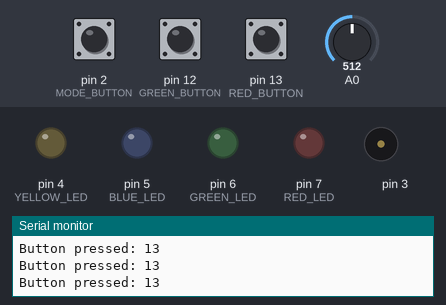
The sketch below on a simulated Arduino Uno, built with avr-gcc and run on an emulated ATmega328P. Parts: output pins drawn as LEDs (lit = HIGH), buzzer (waves = sounding), the last lines printed to the serial monitor. Dashed ring = blinking. Inputs (shaded band) come from the test bench; at power-on: pin 2 (MODE_BUTTON) HIGH, pin 13 (RED_BUTTON) LOW, pin 12 (GREEN_BUTTON) LOW, A0 = 512. Random numbers use the default seed unless the sketch sets one.

Above: at 1.3 s.
1.4 s: pin 2 (MODE_BUTTON) pulled LOW for 1 s
At 4.3 s:
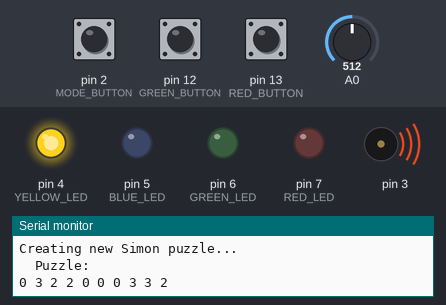
4.4 s: pin 2 (MODE_BUTTON) pulled LOW for 3.2 s
9.1 s: pin 2 (MODE_BUTTON) pulsed LOW 5 times (0.12 s each, 0.3 s apart)
At 10.08 s:
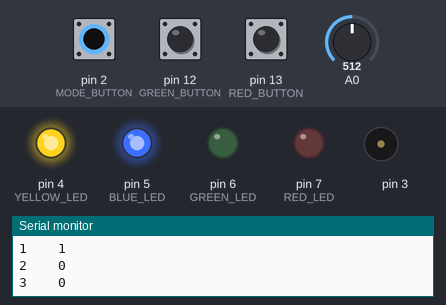
13.6 s: pin 13 (RED_BUTTON) pulled HIGH for 0.3 s
At 14.21 s:
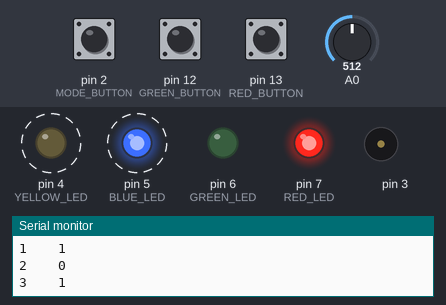
16.9 s: pin 2 (MODE_BUTTON) pulled LOW for 0.3 s
At 22.9 s:
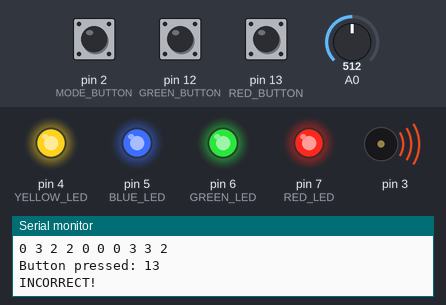
Timing chart, 0 to 23.9 s (numbered marks = the images above; inputs shaded):
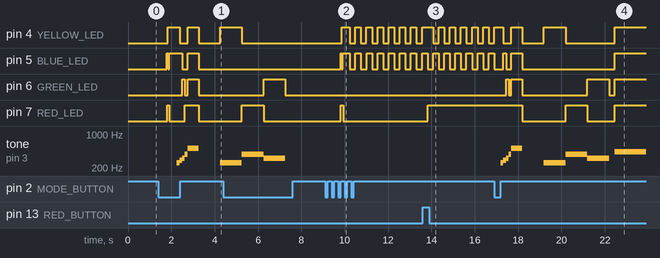

The sketch:

activity_board.ino
```cpp
/**
 * HANK'S ACTIVITY BOARD
 *
 * Sketch for the arduino portion of Hank's activity board. The
 * following are some ideas that this can implement:
 *
 * -> Play music when a button is pressed
 * -> Play Simon when a button is pressed
 * -> Logic game to turn on all the LEDs
 * -> Press a button to play a note
 */
#include "Buzzer.h"
#include "Simon.h"
#include "header.h"
#include "LogicPuzzle.h"

// Macros
#define button_pressed(BUTTON) digitalRead(BUTTON) == LOW

// Some member variables
int mode = 0; // the current mode of the board
Buzzer buzzer(BUZZER);
Simon simon(buzzer);
LogicPuzzle logicPuzzle(0);

// Function declarations
int buttonPressed();

void setup() {
  Serial.begin(9600); // For debugging

  // Let's setup the buttons
  pinMode(RED_BUTTON, INPUT);
  pinMode(GREEN_BUTTON, INPUT);
  pinMode(BLUE_BUTTON, INPUT);
  pinMode(YELLOW_BUTTON, INPUT);
  pinMode(MODE_BUTTON, INPUT);

  // Setup all the LEDs
  pinMode(RED_LED, OUTPUT);
  pinMode(GREEN_LED, OUTPUT);
  pinMode(BLUE_LED, OUTPUT);
  pinMode(YELLOW_LED, OUTPUT);
}

void loop() {
  int button = buttonPressed();

  if(button >= 0){
    Serial.print("Button pressed: ");
    Serial.println(button);

    // MODE_BUTTON was pressed
    if(button == MODE_BUTTON){
      mode = (mode + 1) % TOTAL_MODES;

      Serial.print("Current mode is ");
      Serial.println(mode);

      if(mode == MODE_SIMON){
        Serial.println("Creating new Simon puzzle...");
        simon.newPuzzle();
        simon.showStartup(buzzer);
        delay(1000);
        simon.showCurrentPuzzle(buzzer);
      } else if (mode == MODE_LOGIC){
        Serial.println("Creating new Logic puzzle...");
        logicPuzzle.newLogicPuzzle(3);
      }
    }

    // Colored button was pressed
    else {
      // It was a colored button
      switch(mode){
      case MODE_MUSIC:
        break;
      case MODE_INSTRUMENT:
        break;
      case MODE_LOGIC:
        logicPuzzle.submitButton(button);

        if(logicPuzzle.solved()){
          static char pitches[6] = {'c', 'd', 'e', 'c', 'g', 'c'};
          for(int i = 0; i < 6; i++)
            buzzer.play(pitches[i], 4, Buzzer::EIGHTH);
        }
        break;
      case MODE_SIMON:
        int result;
        result = simon.submitButton(button, buzzer);

        if(result == 1)
          simon.showCurrentPuzzle(buzzer);
        else if (result == -1){
          simon.newPuzzle();
          simon.showCurrentPuzzle(buzzer);
        }
        break;
      }
    }

    delay(250); // Simple delay for now - we will try out interrupts later
  }
}

////////// VARIOUS FUNCTIONS ////////////

/* Returns the button that is currently pressed, or -1 if none is pressed. */
int buttonPressed(){
  if(digitalRead(MODE_BUTTON) ==  LOW)
    return MODE_BUTTON;
  if(digitalRead(RED_BUTTON) ==  LOW)
    return RED_BUTTON;
  if(digitalRead(GREEN_BUTTON) ==  LOW)
    return GREEN_BUTTON;
  if(digitalRead(BLUE_BUTTON) ==  LOW)
    return BLUE_BUTTON;
  if(digitalRead(YELLOW_BUTTON) ==  LOW)
    return YELLOW_BUTTON;

  return -1;
}
```

Buzzer.cpp
```cpp
#include "Buzzer.h"
#include "Arduino.h"

Buzzer::Buzzer(int _pin){
  pinMode(outputPin, OUTPUT);
  outputPin = _pin;
  quarterNoteLength = 500;
}

void Buzzer::play(char pitch, int octave, int noteLength){
  int freq = getPitch(pitch, octave);
  int lengthOfNote = getLengthInMillis(noteLength);
  tone(outputPin, freq, lengthOfNote);
  delay(lengthOfNote);
}

void Buzzer::setTempo(int bpm){
  quarterNoteLength = 3 * bpm / 50;
}

// TODO: black keys?
int Buzzer::getPitch(char pitch, int octave){
  int freq;

  switch(pitch){
  case 'c':
    freq = 16;
    break;
  case 'd':
    freq = 18;
    break;
  case 'e':
    freq = 20;
    break;
  case 'f':
    freq = 21;
    break;
  case 'g':
    freq = 24;
    break;
  case 'a':
    freq = 27;
    break;
  case 'b':
    freq = 31;
    break;
  }

  while(octave-- != 0){
    freq *= 2;
  }

  return freq;
}

// TODO: Dotted half? Tied notes? How do?
int Buzzer::getLengthInMillis(int noteLength){
  switch(noteLength){
  case Buzzer::THIRTY_SECOND:
    return quarterNoteLength / 8;
  case Buzzer::SIXTEENTH:
    return quarterNoteLength / 4;
  case Buzzer::EIGHTH:
    return quarterNoteLength / 2;
  case Buzzer::QUARTER:
    return quarterNoteLength;
  case Buzzer::HALF:
    return quarterNoteLength * 2;
  case Buzzer::WHOLE:
    return quarterNoteLength * 4;
  }
}
```

Buzzer.h
```cpp
/**
 * buzzer.h
 * Created by Andre LaFleur, 19 June 2017
 *
 * Simple buzzer library to help me play music
 * using the piezzo buzzer.
 */
#ifndef Buzzer_h
#define Buzzer_h

class Buzzer
{
 public:
  static const int THIRTY_SECOND = 0;
  static const int SIXTEENTH = 1;
  static const int EIGHTH = 2;
  static const int QUARTER = 3;
  static const int HALF = 4;
  static const int WHOLE = 5;

  Buzzer(int _pin);
  void play(char pitch, int octave, int noteLength);
  void setTempo(int bpm);
 private:
  int outputPin; // What output pin the buzzer will be using
  int quarterNoteLength; // How long a quarter note should be in millis
  int getPitch(char pitch, int octave);
  int getLengthInMillis(int noteLength);
};
#endif
```

LogicPuzzle.cpp
```cpp
#include "LogicPuzzle.h"
#include "Arduino.h"
#include "header.h"

LogicPuzzle::LogicPuzzle(int j){}

void LogicPuzzle::newLogicPuzzle(int turnsAway){
  for(int i = 0; i < 4; i++)
    currentState[i] = HIGH;

  randomSeed(analogRead(0));

  int last = -1;
  for(int i = 0; i < turnsAway; i++){
    int button = -1;
    while(button == last)
      button = BUTTON_FROM_COLOR(random(4));

    static char buf[20];
    sprintf(buf, "Pressing button %i", button);
    submitButton(button);
  }

  showCurrentState();
}

bool LogicPuzzle::solved(){
  bool val = true;

  for(int i = 0; i < 4 ; i++)
    val = val && currentState[i];

  return val;
}

void LogicPuzzle::submitButton(int button){
  int color = COLOR_FROM_BUTTON(button);
  switch(color){
  case RED:
    LogicPuzzle::toggle(YELLOW);
    LogicPuzzle::toggle(BLUE);
    break;
  case YELLOW:
    LogicPuzzle::toggle(YELLOW);
    LogicPuzzle::toggle(GREEN);
    break;
  case GREEN:
    LogicPuzzle::toggle(BLUE);
    LogicPuzzle::toggle(RED);
    break;
  case BLUE:
    LogicPuzzle::toggle(RED);
    LogicPuzzle::toggle(GREEN);
    break;
  }

  showCurrentState();
}

void LogicPuzzle::toggle(int which){
  currentState[which] = !currentState[which];
}

void LogicPuzzle::showCurrentState(){
  Serial.println("*** CURRENT STATE ***");
  for(int i = 0; i < 4; i++){
    static char buf[6];
    sprintf(buf, "%i \t %i", i, currentState[i]);
    Serial.println(buf);
    digitalWrite(LED_FROM_COLOR(i), currentState[i]);
  }
}
```

LogicPuzzle.h
```cpp
/**
 * LogicPuzzle.h
 * Created by Andre LaFleur on 20 June 2017
 *
 * Simple Logic Puzzle for Hank to play with.
 */
#ifndef LogicPuzzle_h
#define LogicPuzzle_h


class LogicPuzzle {
  public:
    LogicPuzzle(int);
    void newLogicPuzzle(int turnsAway);
    void submitButton(int which);
    bool solved();
  private:
    bool currentState[4];
    void toggle(int which);
    void showCurrentState();
};

#endif
```

Simon.cpp
```cpp
#include "Simon.h"
#include "header.h"

Simon::Simon(Buzzer b){
  b.setTempo(120);
}

void Simon::newPuzzle(){
  randomSeed(analogRead(0));
  for(int i = 0; i < Simon::PUZZLE_LENGTH; i++)
    puzzle[i] = random(4);

  endOfTurnIndex = 2;

  Serial.println("\tPuzzle:");

  for(int i = 0; i < Simon::PUZZLE_LENGTH; i++){
    Serial.print(puzzle[i]);
    Serial.print(" ");
  }
  Serial.println("");
}

void Simon::showStartup(Buzzer b){
  showColor(YELLOW, Buzzer::SIXTEENTH, b);
  showColor(BLUE, Buzzer::SIXTEENTH, b);
  showColor(GREEN, Buzzer::SIXTEENTH, b);
  showColor(RED, Buzzer::SIXTEENTH, b);

  for(int i = 0; i < 4; i++)
    digitalWrite(LED_FROM_COLOR(i), HIGH);

  b.play('c', 5, Buzzer::EIGHTH);
  b.play('c', 5, Buzzer::EIGHTH);

  for(int i = 0; i < 4; i++)
    digitalWrite(LED_FROM_COLOR(i), LOW);
}

int Simon::submitButton(int button, Buzzer b){
  int color = COLOR_FROM_BUTTON(button);
  if (color == puzzle[currentTurnIndex]) {
    Serial.println("CORRECT!");
    showColor(color, Buzzer::SIXTEENTH, b);
    currentTurnIndex++;

    if(currentTurnIndex > endOfTurnIndex){
      Serial.println("END OF TURN");
      showSuccess(b);
      delay(250);
      currentTurnIndex = 0;

      if(++endOfTurnIndex == Simon::PUZZLE_LENGTH){
        showWin(b);
        delay(2000);
        newPuzzle(); // TODO: Keep this here?
      }

      return 1;
    }

    return 0;
  } else {
    Serial.println("INCORRECT!");
    showFailure(b);
    Serial.println("Resetting...");
    currentTurnIndex = 0;
    endOfTurnIndex = 2;
    return -1;
  }
}

void Simon::showCurrentPuzzle(Buzzer b){
  for(int i = 0; i <= endOfTurnIndex; i++){
    int color = puzzle[i];
    showColor(color, Buzzer::HALF, b);
    delay(Buzzer::HALF);
  }
}

void Simon::showColor(int color, int noteLength, Buzzer b){
  int led = LED_FROM_COLOR(color);
  char note = pitches[color];
  digitalWrite(led, HIGH);
  b.play(note, 4, noteLength);
  digitalWrite(led, LOW);
}

void Simon::showSuccess(Buzzer b){
  showColor(YELLOW, Buzzer::SIXTEENTH, b);
  showColor(BLUE, Buzzer::SIXTEENTH, b);
  showColor(GREEN, Buzzer::SIXTEENTH, b);
  showColor(RED, Buzzer::SIXTEENTH, b);

  for(int i = 0; i < 4; i++)
    digitalWrite(LED_FROM_COLOR(i), HIGH);

  b.play('c', 5, Buzzer::EIGHTH);

  for(int i = 0; i < 4; i++)
    digitalWrite(LED_FROM_COLOR(i), LOW);
}

void Simon::showFailure(Buzzer b){
  for(int j = 0; j < 3; j++){
    for(int i = 0; i < 4; i++)
    digitalWrite(LED_FROM_COLOR(i), HIGH);

    b.play('a', 4, Buzzer::QUARTER);

    for(int i = 0; i < 4; i++)
      digitalWrite(LED_FROM_COLOR(i), LOW);
  }
}

void Simon::showWin(Buzzer b){
  static char winSong[15] = { 'e', 'e', 'f', 'g', 'g', 'f', 'e', 'd', 'c', 'c', 'd', 'e', 'd', 'c', 'c' };

  for(int i = 0; i < 15; i++){
    char note = winSong[i];
    char led = LED_FROM_COLOR(i % 4);
    digitalWrite(led, HIGH);
    b.play(note, 5, Buzzer::EIGHTH);
    digitalWrite(led, LOW);
  }
}
```

Simon.h
```cpp
/**
 * Simon.h
 *
 * A simple game of Simon for Hank to play.
 *
 * YELLOW = 0
 * BLUE = 1
 * GREEN = 2
 * RED = 3
 */
#ifndef Simon_h
#define Simon_h
#include "Buzzer.h"
#include "Arduino.h"

class Simon {
  public:
    static const int PUZZLE_LENGTH = 10;

    Simon(Buzzer b);
    void newPuzzle();
    void showStartup(Buzzer b);
    int submitButton(int button, Buzzer b);
    void showCurrentPuzzle(Buzzer b);
  private:
    int puzzle[PUZZLE_LENGTH];
    int endOfTurnIndex = 2;
    int currentTurnIndex = 0;
    void showSuccess(Buzzer b);
    void showFailure(Buzzer b);
    void showWin(Buzzer b);
    void showColor(int color, int noteLength, Buzzer b);
    const char pitches[4] = { 'c', 'd', 'e', 'g' };
};
#endif
```

header.h
```cpp
/**
 * header.h
 *
 * Header file with definitions for the entire project.
 */
#ifndef header_h
#define header_h

// All the buttons
#define RED_BUTTON 13
#define GREEN_BUTTON 12
#define BLUE_BUTTON 11
#define YELLOW_BUTTON 10
#define MODE_BUTTON 2

// All the LEDs
#define RED_LED 7
#define GREEN_LED 6
#define BLUE_LED 5
#define YELLOW_LED 4

// The buzzer
#define BUZZER 3

// Actvity modes
#define TOTAL_MODES 4
#define MODE_MUSIC 0
#define MODE_INSTRUMENT 1
#define MODE_LOGIC 2
#define MODE_SIMON 3

// Vars for logic puzzle and simon
static const int YELLOW = 0;
static const int BLUE = 1;
static const int GREEN = 2;
static const int RED = 3;

// A couple macros
#define LED_FROM_COLOR(color) (color + 4)
#define COLOR_FROM_BUTTON(button) (button - 10)
#define BUTTON_FROM_COLOR(color) (color + 10)

#endif
```

Measured:
- after the input at 1.4 s, pin 4 (YELLOW_LED): goes HIGH 0.54 s, LOW 0.38 s, HIGH 0.50 s, LOW 1.0 s, then HIGH, starting after 0.44 s; pin 5 (BLUE_LED): goes HIGH 0.05 s, LOW 0.05 s, HIGH 0.60 s, LOW 0.25 s, HIGH 0.50 s, then LOW, starting after 0.39 s
- after the input at 9.1 s, pin 4 (YELLOW_LED): LOW → HIGH after 0.76 s, then repeats every 0.51 s: LOW 0.26 s, HIGH 0.26 s; pin 5 (BLUE_LED): goes HIGH 0.05 s, LOW 0.05 s, HIGH 0.32 s, 6 × (LOW 0.26 s, HIGH 0.26 s), LOW 0.26 s, then HIGH, starting after 0.71 s; pin 7 (RED_LED): LOW → HIGH after 0.73 s, → LOW 0.11 s later
- after the input at 13.6 s, pin 7 (RED_LED): LOW → HIGH after 0.23 s
- after the input at 16.9 s, pin 6 (GREEN_LED): goes HIGH 0.13 s, LOW 0.13 s, HIGH 0.50 s, LOW 3.0 s, HIGH 1.0 s, LOW 0.25 s, then HIGH, starting after 0.54 s; pin 7 (RED_LED): HIGH → LOW after 1.3 s, → HIGH 2.0 s later, → LOW 1.0 s later, → HIGH 1.3 s later
